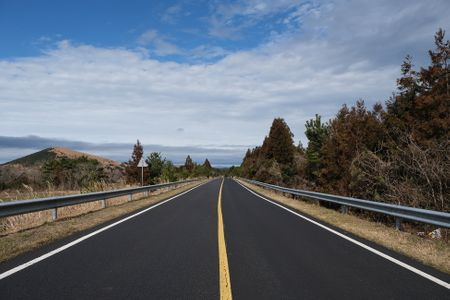
#> input picture road.jpg, 450 x 300 px
$ python opencv.py
#> lines starting #> are read from the running program, lines starting #| are printed output that depends on the picture; after the words box and inside, x2 and y2 are one past the last pixel; in counts of white or black regions, pixels touching at a corner belong together
#> in LaneRecognition, img is the input picture: shape (300, 450, 3); mean B, G, R 118.4, 108, 100.1
import math
import cv2 as cv


def LaneFiltering(lines):
    if lines is None:
        return None

    Lanes = []

    for i in range(0, len(lines)):
        l = lines[i][0]
        x1, y1, x2, y2 = l[0], l[1], l[2], l[3]
        if x1 == x2:
            Lanes.append([x1, y1, x2, y2])
            continue
        angle = math.atan((y2 - y1) / (x2 - x1)) * 180 / math.pi
        if abs(angle) > 10:
            Lanes.append([x1, y1, x2, y2])

    return Lanes


def SearchLines(img):
    if img is None:
        return None

    gray = cv.cvtColor(img, cv.COLOR_BGR2GRAY)
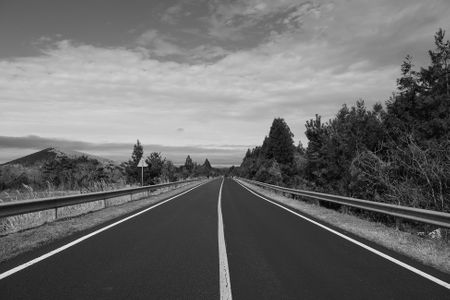
#> gray: shape (300, 450); min 1, max 246, mean 106.8
    gray = cv.GaussianBlur(gray, (7, 7), 0)
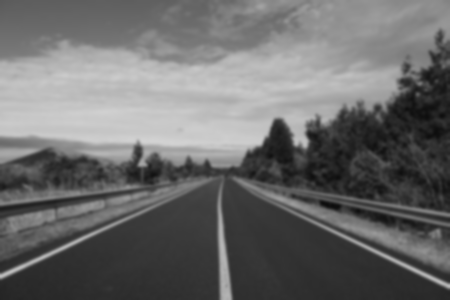
#> gray: shape (300, 450); min 13, max 210, mean 106.8
    edges = cv.Canny(gray, 40, 100)
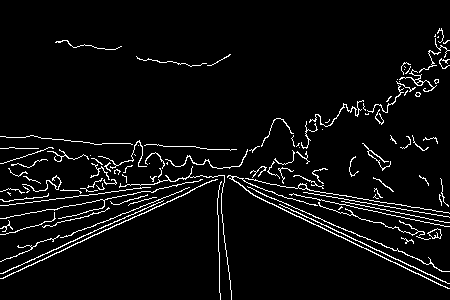
#> edges: shape (300, 450); 4.9% white in thin lines or dots

    cv.imshow('edges', edges)

    lines = cv.HoughLinesP(edges, 1, math.pi / 180, threshold=80, lines=None, minLineLength=20, maxLineGap=20)
#> lines = 23 rows, first 6: [1, 278, 223, 175], [281, 205, 448, 283], [0, 273, 163, 200], [218, 175, 446, 271], [1, 218, 224, 175], [246, 190, 447, 288]

    edges = cv.cvtColor(edges, cv.COLOR_GRAY2BGR)
#> edges: shape (300, 450, 3); 4.9% white in thin lines or dots
    if lines is not None:
        for i in range(0, len(lines)):
            l = lines[i][0]
            cv.line(edges, (l[0], l[1]), (l[2], l[3]), (255, 0, 255), 3, cv.LINE_AA)
#> this loop made 23 passes
#> l on passes 1 to 12: [1, 278, 223, 175], [281, 205, 448, 283], [0, 273, 163, 200], [218, 175, 446, 271], [1, 218, 224, 175], [246, 190, 447, 288], [221, 175, 368, 199], [305, 192, 449, 217], [192, 182, 224, 178], [0, 136, 70, 140], [0, 205, 150, 187], [71, 141, 174, 146]
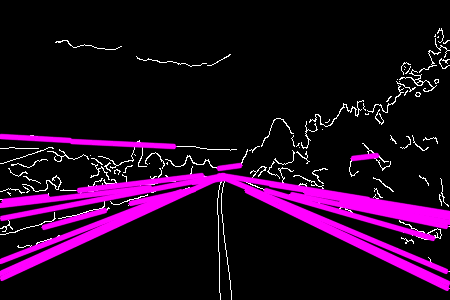
#> edges: shape (300, 450, 3); mean B, G, R 33.1, 6.2, 33.1

    cv.imshow('HoughLinesP', edges)

    return lines


def LaneRecognition():
    img = cv.imread('road.jpg')
    cv.imshow('img', img)

    lines = SearchLines(img)
    Lane = LaneFiltering(lines)
#> the loop in LaneFiltering, `for i in range(0, len(lines)):` made 23 passes
#> (x1, y1, x2, y2, angle) on passes 1 to 12: (1, 278, 223, 175, -24.89), (281, 205, 448, 283, 25.04), (0, 273, 163, 200, -24.13), (218, 175, 446, 271, 22.83), (1, 218, 224, 175, -10.91), (246, 190, 447, 288, 25.99), (221, 175, 368, 199, 9.27), (305, 192, 449, 217, 9.85), (192, 182, 224, 178, -7.13), (0, 136, 70, 140, 3.27), (0, 205, 150, 187, -6.84), (71, 141, 174, 146, 2.78)
#> after the loop in LaneFiltering, `for i in range(0, len(lines)):`: Lanes = [[1, 278, 223, 175], [281, 205, 448, 283], [0, 273, 163, 200], [218, 175, 446, 271], [1, 218, 224, 175], [246, 190, 447, 288], [0, 261, 181, 191], [265, 190, 433, 238], [291, 194, 446, 226], [341, 201, 449, 222], [43, 227, 105, 210], [130, 203, 194, 189]]
#> Lane has the same summary as Lanes in LaneFiltering

    if Lane is not None:
        for i in range(0, len(Lane)):
            cv.line(img, (Lane[i][0], Lane[i][1]), (Lane[i][2], Lane[i][3]), (0, 255, 0), 3, cv.LINE_AA)
#> this loop made 12 passes
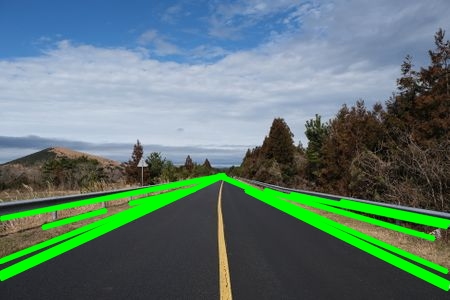
#> img: shape (300, 450, 3); 8.7% of pixels changed, all inside (x1, y1, x2, y2) = (0, 172, 450, 292)

    cv.imshow('Lane', img)

    cv.waitKey(0)
    cv.destroyAllWindows()

LaneRecognition()
